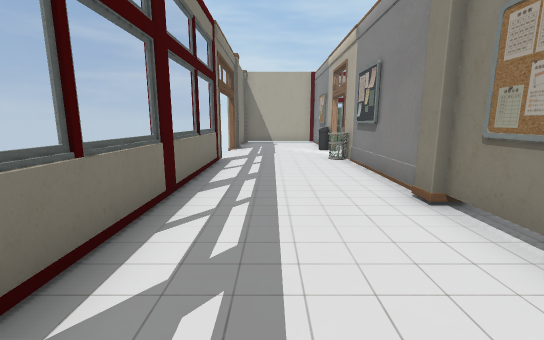
view 1 (above)

14 first-person views from a walk through a 3-D level made in the Unity game engine. The camera is 1.2 m above the floor, tilts 10° down and sees 90° across. The floor is counted in squares, 1 m on a side. Each view is taken from the middle of a square. On the plan, view 1 faces up. The plan holds only what a view shows up to about 13 squares ahead; the rest is blank. Door leaves are left out, so doorways stand open.

view 2
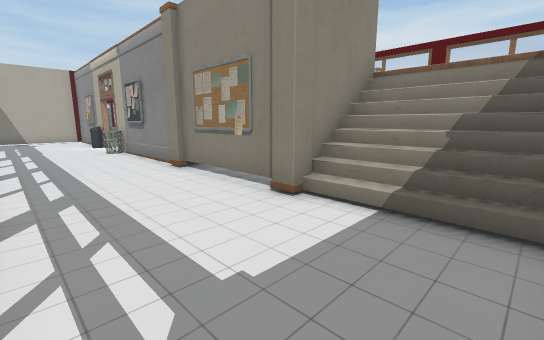

view 3
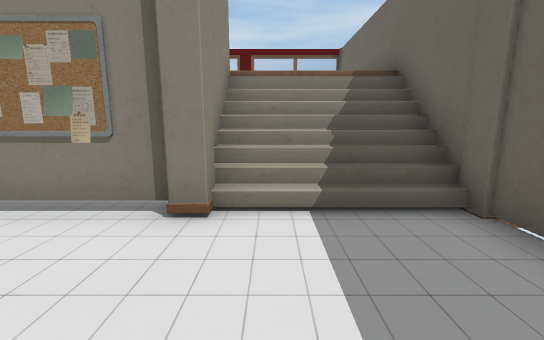

view 4
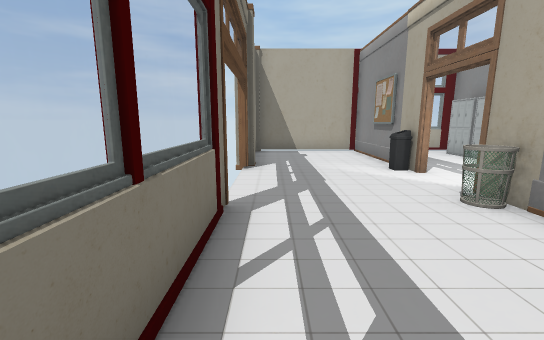

view 5
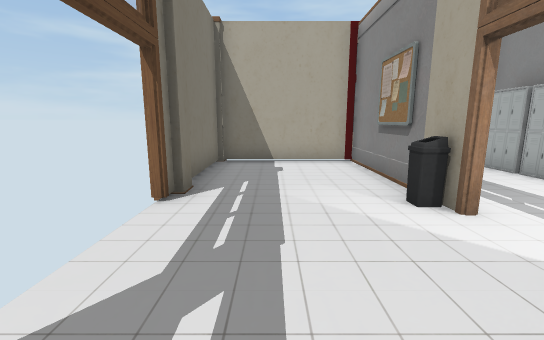

view 6
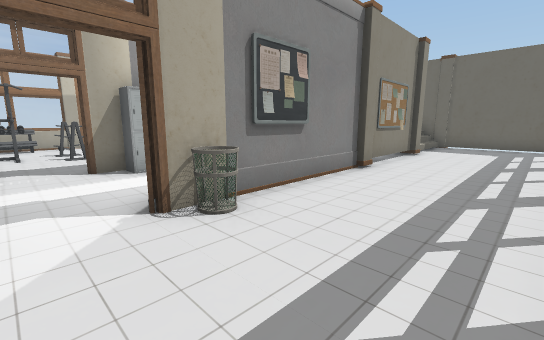

view 7
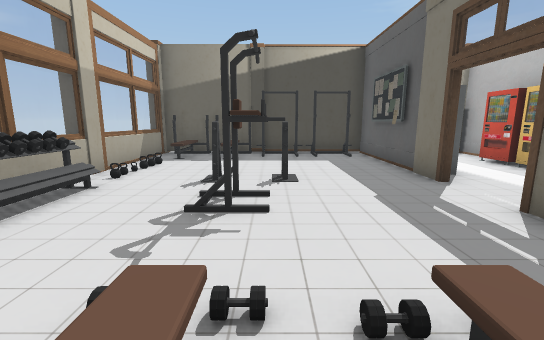

view 8
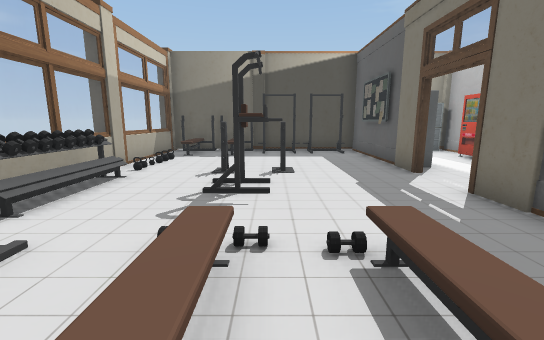

view 9
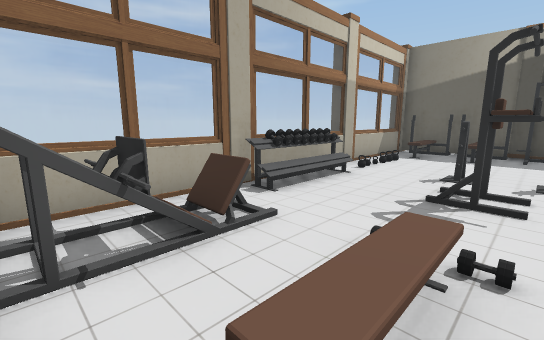

view 10
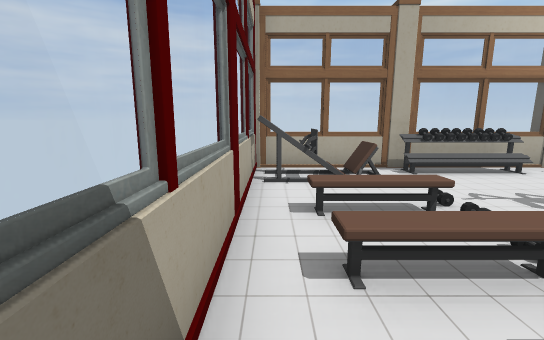

view 11
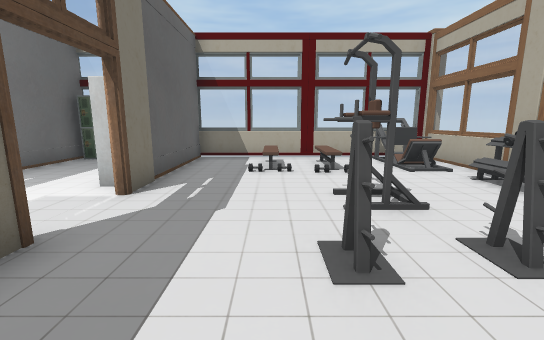

view 12
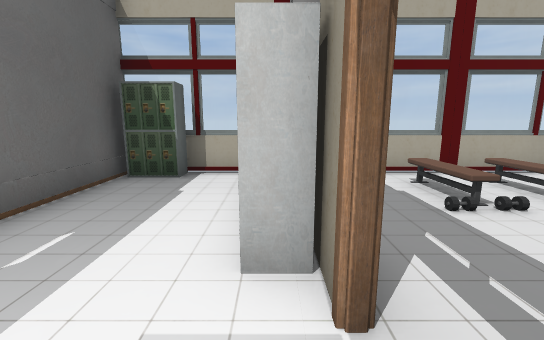

view 13
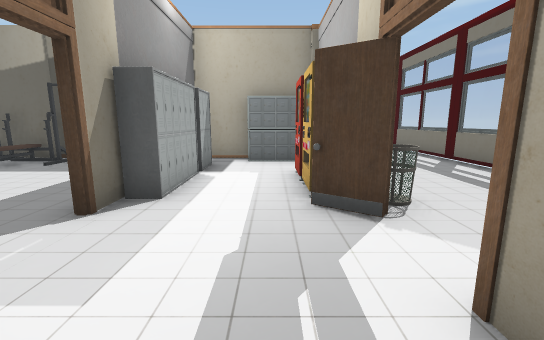

view 14
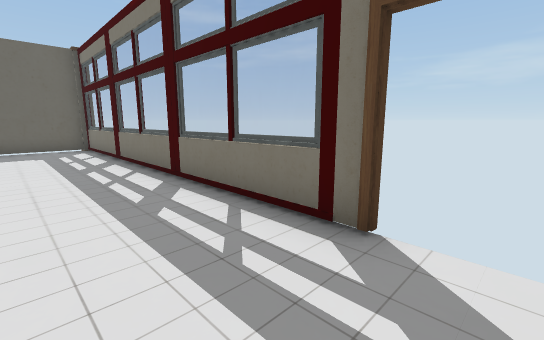

### Floor plan
Key: @ floor where view 1 was taken; # wall or solid block; . floor; / step, stairs or slope; D open door; = window, fence, low wall or low ledge; O other object.
Columns run from 2 left of view 1 to 15 right of it. Each row starts with its distance up from view 1.
 17 #######=#===#=###
 16 #....OO.#.....OO#
 15 #....#..O..O..OO#
 14 #....#..O..O...O#
 13 O....#..O.......O
 12 D...O#..O......OO
 11 D...........OO..O
 10 D........D......O
  9 D...O#..OD..OO..O#
  8 =....=..O.......##
  7 =...O=..OO......=
  6 =....#..OO.....O=
  5 =....OO.OO..O#OO=#
  4 =....###########O#
  3 =....#
  2 =...O#       #
  1 =....#       =
  0 =.@..#=#     #
 -1 =....///     =
 -2 =....///     #
 -3 =....///     =
 -4 O###O#########

Positions as (right, up) in squares from view 1, and headings:
1: (0, 0), facing up
2: (-1, -3), facing up-right
3: (-1, -1), facing right
4: (-1, 5), facing up
5: (0, 8), facing up
6: (-1, 11), facing down-right
7: (10, 15), facing down
8: (10, 16), facing down
9: (10, 16), facing down-right
10: (7, 16), facing right
11: (9, 7), facing up
12: (6, 10), facing up
13: (4, 13), facing down
14: (1, 10), facing down-left
